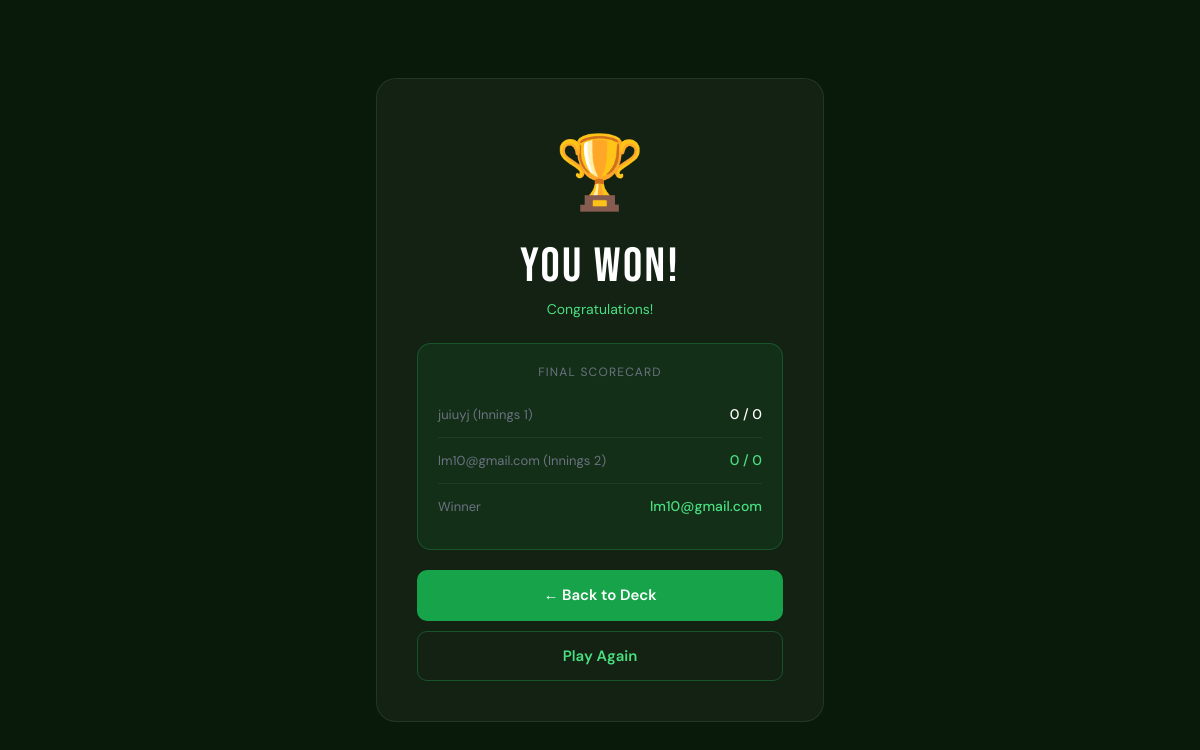
The app's page /app/room/UNELUC/result/, older data.
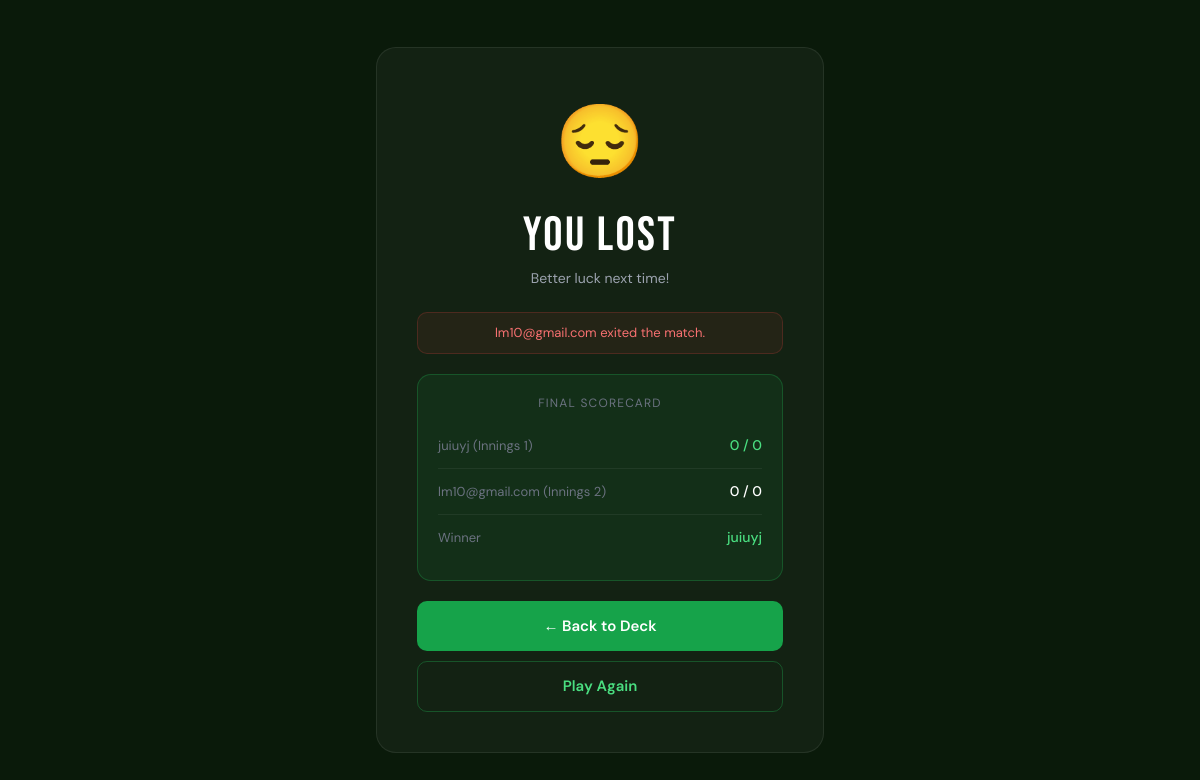
The same page, newer data.
### s7app/models.py (models this page shows)
class GameRoom(models.Model):
    STATUS_CHOICES = [
        ('waiting', 'Waiting for Player 2'),
        ('live', 'Live Match'),
        ('completed', 'Completed'),
    ]
    code = models.CharField(max_length=8, unique=True)
    player1 = models.ForeignKey(User, related_name='rooms_as_p1', on_delete=models.CASCADE)
    player2 = models.ForeignKey(User, null=True, blank=True, related_name='rooms_as_p2', on_delete=models.SET_NULL)
    state = models.JSONField(default=dict)
    status = models.CharField(max_length=20, choices=STATUS_CHOICES, default='waiting')
    created_at = models.DateTimeField(auto_now_add=True)
    player1_deck = models.ForeignKey('UserDeck', null=True, blank=True,
                                      related_name='used_as_p1', on_delete=models.SET_NULL)
    player2_deck = models.ForeignKey('UserDeck', null=True, blank=True,
                                      related_name='used_as_p2', on_delete=models.SET_NULL)

### s7app/views.py (the view)
# urls.py: path('room/<str:code>/result/', views.mp_result, name='mp_result'),
def mp_result(request, code):
    room = get_object_or_404(GameRoom, code=code)
    state = get_game_state(code)
    if not state or 'winner' not in state:
        state = room.state or {}
    if state and 'winner' in state:
        room.state = state
        room.status = 'completed'
        room.save()
    else:
        room.status = 'completed'
        room.save(update_fields=['status'])
    scores  = state.get('scores',  {'player1': 0, 'player2': 0})
    wickets = state.get('wickets', {'player1': 0, 'player2': 0})
    batting_first = state.get('batting_first', 'player1')
    chasing_team  = 'player2' if batting_first == 'player1' else 'player1'
    p1_runs    = scores.get('player1', 0)
    p2_runs    = scores.get('player2', 0)
    p1_wickets = wickets.get('player1', 0)
    p2_wickets = wickets.get('player2', 0)
    target = state.get('target', 0)
    winner_role = state.get('winner')
    if not winner_role:
        chasing_score = scores.get(chasing_team, 0)
        first_score = scores.get(batting_first, 0)
        if chasing_score >= target:
            winner_role = chasing_team  # ← Chaser wins
        elif chasing_score == first_score:
            winner_role = 'Tie'
        else:
            winner_role = batting_first  # ← First batting team wins
    my_role = _my_role(request, room)
    i_won = (winner_role == my_role)
    if winner_role == 'Tie':
        winner_name = 'Draw'
    elif winner_role == 'player1':
        winner_name = room.player1.username
    elif winner_role == 'player2':
        winner_name = room.player2.username if room.player2 else 'Unknown'
    else:
        winner_name = 'Unknown'
    print(f"winner_role: {winner_role}")
    print(f"batting_first: {batting_first}")
    print(f"chasing_team: {chasing_team}")
    print(f"p1_runs: {p1_runs}, p2_runs: {p2_runs}")
    print(f"target: {target}")
    delete_game_state(code)
    batting_first_name = room.player1.username if batting_first == 'player1' else (room.player2.username if room.player2 else 'Player 2')
    chasing_name        = room.player1.username if chasing_team == 'player1' else (room.player2.username if room.player2 else 'Player 2')
    context = {
        'room':           room,
        'winner':         winner_name,
        'winner_role':    winner_role,
        'i_won':          i_won,
        'p1_name':        room.player1.username,
        'p2_name':        room.player2.username if room.player2 else 'Player 2',
        'batting_first_name':  batting_first_name,   # ← add
        'chasing_name':        chasing_name,          # ← add
        'first_score':    scores.get(batting_first, 0),
        'second_score':   scores.get(chasing_team, 0),
        'first_wickets':  wickets.get(batting_first, 0),
        'second_wickets': wickets.get(chasing_team, 0),
        'target':         target,
        'batting_first':  batting_first,
        'chasing_team':   chasing_team,
        'exit_by':        state.get('exit_by'),
        'p1_runs':        p1_runs,
        'p2_runs':        p2_runs,
        'p1_wickets':     p1_wickets,
        'p2_wickets':     p2_wickets,
    }
    return render(request, 'mp_result.html', context)

### s7app/game_cache.py (called while the page is built)
def redis_key(room_code):
    return f'game:{room_code}:state'

def delete_game_state(room_code):
    key = redis_key(room_code)
    try:
        cache.delete(key)
    except Exception as e:
        logger.warning(f'Redis delete failed: {e}')

### s7app/views.py (called while the page is built)
def _my_role(request, room):
    if request.user == room.player1:
        return 'player1'
    return 'player2'

### s7app/templates/mp_result.html (shortened to what this page needs)
<!DOCTYPE html>
<html lang="en">
<head>
    <script src="https://cdn.tailwindcss.com"></script>
</head>
<body>
    <div class="glass p-10 w-full max-w-md">
        <div class="text-center mb-6">
            {% if winner == "Tie" %}
                <div class="trophy">🤝</div>
                <h1 class="text-5xl text-white mt-4">It's a Tie!</h1>
                <p class="text-gray-400 text-sm mt-2">Both teams played equally well</p>
            {% elif i_won %}
                <div class="trophy">🏆</div>
                <h1 class="text-5xl text-white mt-4">You Won!</h1>
                <p class="text-green-400 text-sm mt-2">Congratulations!</p>
            {% else %}
                <div class="trophy">😔</div>
                <h1 class="text-5xl text-white mt-4">You Lost</h1>
                <p class="text-gray-400 text-sm mt-2">Better luck next time!</p>
            {% endif %}
        </div>
        {% if exit_by %}
<div style="background:rgba(239,68,68,0.08);border:1px solid rgba(239,68,68,0.2);
            border-radius:10px;padding:10px 14px;text-align:center;margin-bottom:16px;">
    {% if exit_by == my_role %}
        <p style="color:#f87171;font-size:13px;">You exited the match.</p>
    {% else %}
        {% if exit_by == 'player2' %}
            <p style="color:#f87171;font-size:13px;">{{ room.player2.username }} exited the match.</p>
        {% else %}
            <p style="color:#f87171;font-size:13px;">{{ room.player1.username }} exited the match.</p>
        {% endif %}
    {% endif %}
</div>
{% endif %}
        <div class="winner-glow">
            <p class="text-xs text-gray-500 uppercase tracking-widest mb-3">Final Scorecard</p>
            <div class="stat-row">
                <span class="stat-label">{{ batting_first_name }} (Innings 1)</span>
                <span class="stat-val {% if winner == p1_name %}winner-val{% endif %}">
                    {{ first_score }} / {{ first_wickets }}
                </span>
            </div>
            <div class="stat-row">
                <span class="stat-label">{{ chasing_name }} (Innings 2)</span>
                <span class="stat-val {% if winner == p2_name %}winner-val{% endif %}">
                    {{ second_score }} / {{ second_wickets }}
                </span>
            </div>
            <div class="stat-row">
                <span class="stat-label">Winner</span>
                <span class="stat-val winner-val">
                    {% if winner == "Tie" %}Draw{% else %}{{ winner }}{% endif %}
                </span>
            </div>
        </div>
        <a href="{% url 'my_decks' %}" class="btn-home">← Back to Deck</a>
        <a href="{% url 'create_room' %}" class="btn-again">Play Again</a>
    </div>
</body>
</html>

### s7app/templates/mp_result.html (style rules this page uses)
body { font-family: 'DM Sans', sans-serif; min-height: 100vh; background: #0a1a0a; display: flex; align-items: center; justify-content: center; }
h1,h2 { font-family: 'Bebas Neue', sans-serif; letter-spacing: 0.05em; }
.glass { background: rgba(255,255,255,0.04); border: 1px solid rgba(255,255,255,0.08); border-radius: 20px; }
.trophy { font-size: 72px; animation: pop 0.5s cubic-bezier(0.34,1.56,0.64,1) 0.2s both; }
.winner-glow { background: rgba(34,197,94,0.08); border: 1px solid rgba(34,197,94,0.25); border-radius: 14px; padding: 20px; text-align: center; margin: 20px 0; }
.stat-row { display: flex; justify-content: space-between; align-items: center; padding: 12px 0; border-bottom: 1px solid rgba(255,255,255,0.06); }
.stat-row:last-child { border-bottom: none; }
.stat-label { font-size: 13px; color: #6b7280; }
.stat-val { font-size: 14px; color: white; font-weight: 500; }
.winner-val { color: #4ade80; }
.btn-home { display: block; width: 100%; padding: 14px; background: #16a34a; color: white; text-align: center; border-radius: 10px; font-weight: 600; text-decoration: none; font-size: 15px; transition: background 0.2s; margin-top: 20px; }
.btn-again { display: block; width: 100%; padding: 13px; background: transparent; color: #4ade80; border: 1px solid rgba(34,197,94,0.3); text-align: center; border-radius: 10px; font-weight: 600; text-decoration: none; font-size: 15px; transition: all 0.2s; margin-top: 10px; }

Row changes from the older to the newer data that the page shows:
now on this page (row edited): GameRoom: player2.username "lm10@gmail.com"
Text that changed along with them:
{{ winner }}: "lm10@gmail.com" → "juiuyj"
text no longer shown: "🏆 You Won! Congratulations!"
text now shown: "😔 You Lost Better luck next time! exited the match."
